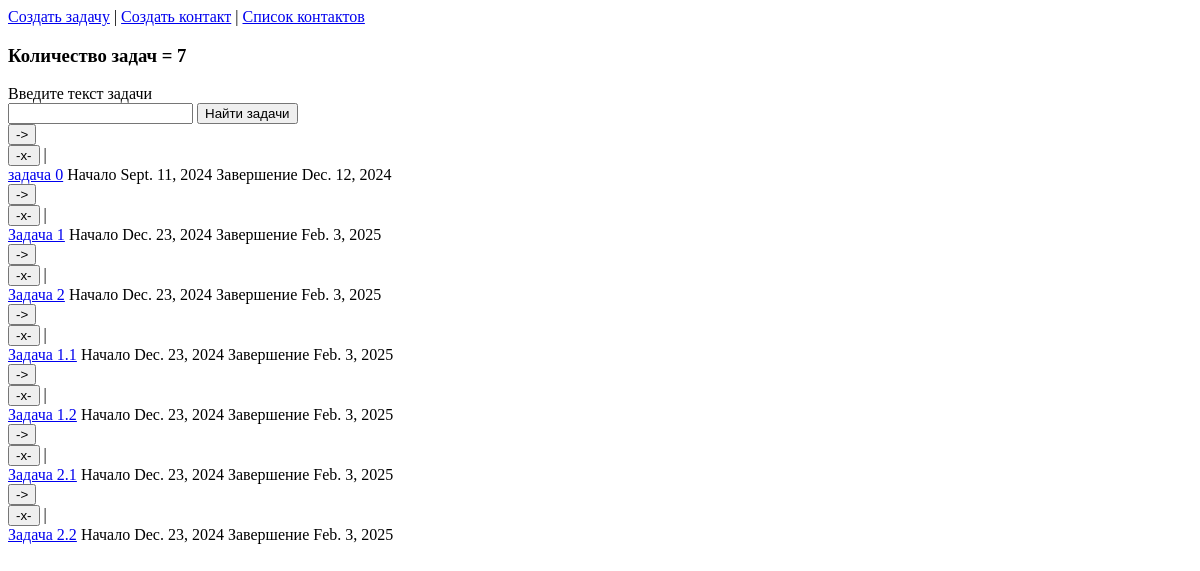
The app's page /, older data.
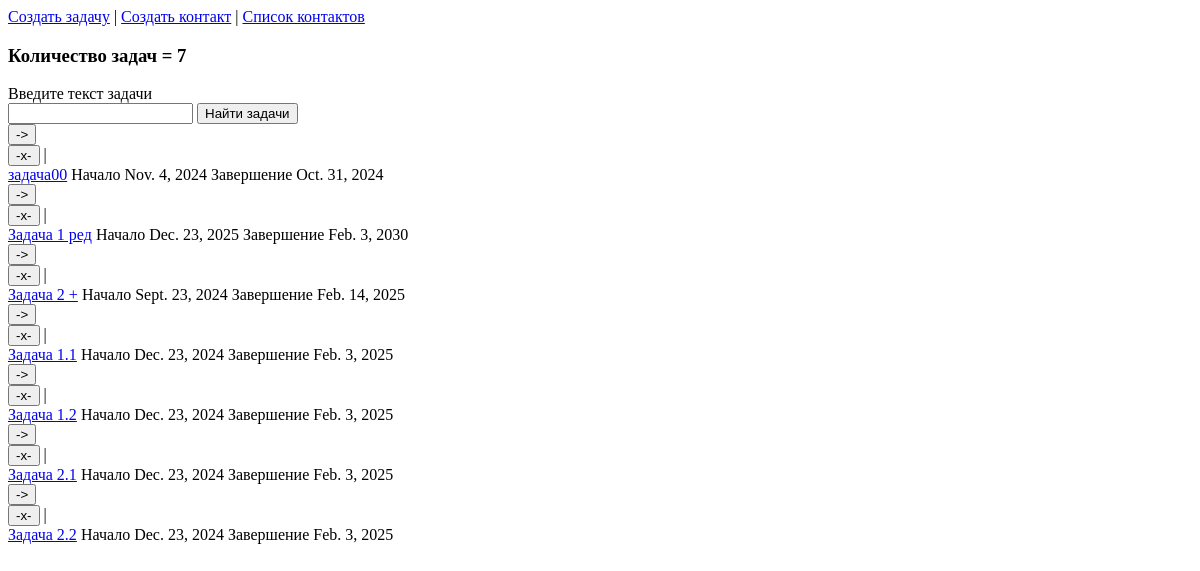
The same page, newer data.
### TaskTreeApp/models.py (models this page shows)
class Tasks(models.Model):
    id = models.UUIDField(primary_key=True, default=uuid.uuid4, editable=False)
    title = models.CharField(max_length=250)
    start = models.DateField(null=True)
    end = models.DateField(null=True)

### TaskTreeApp/views.py (the view)
# urls.py: path('',MainPage),
def MainPage(request):
    FindTitle = ''
    if request.method == 'POST':
        if request.POST.get('btn_find')=='new_find':
            FindTitle = request.POST.get('FindTitle')
        id_del = request.POST.get('btn_del')
        if id_del:
            Tasks.objects.get(id=id_del).delete()
    tasks_lst = Tasks.objects.filter(title__icontains=FindTitle)
    count_tasks = tasks_lst.count()
    if count_tasks == 0:
        PageStr = 'Нет задач соответствующих условиям'
    elif count_tasks > 0:
        PageStr = f'Количество задач = {count_tasks}'
    info_main = {'PageTitle': PageStr, 'tasks_list': tasks_lst,
                 'count_tasks': count_tasks, 'FindTitle': FindTitle}
    return render(request, 'main.html', context=info_main)

### templates/main.html (shortened to what this page needs)
<!DOCTYPE html>
<html lang="en" xmlns="http://www.w3.org/1999/html">
<head>
</head>
<body>
    <a href="/addtask/">Создать задачу</a>
    <a>|</a>
    <a href="/addcontact/">Создать контакт</a>
    <a>|</a>
    <a href="/contacts/">Список контактов</a>
    <h3> {{ PageTitle }} </h3>
    <label for="FindTitle">
        Введите текст задачи
    </label>
    <form method="post">
        <input type="text" id="FindTitle" name="FindTitle" maxlength="50" value="{{ FindTitle }}">
        <button type="submit" name="btn_find" value="new_find">Найти задачи</button>
    </form>
    {% if count_tasks > 0 %}
        {% for task in tasks_list %}
            <div>
                <a href="/edit_task/{{task.id}}/">
                    <button> -> </button>
                </a>
                <form method="post">
                    <button type="submit" name="btn_del" value="{{task.id}}">-x-</button><a> | </a>
                </form>
                <a href="card_task/{{ task.id }}/">{{ task.title }}</a>
                <a>  Начало {{ task.start }} </a>
                <a>  Завершение {{ task.end }} </a>
            </div>
        {% endfor %}
    {% endif %}
</body>
</html>

Row changes from the older to the newer data that the page shows:
changed Tasks: title "задача 0" → "задача00"; start "Sept. 11, 2024" → "Nov. 4, 2024"; end "Dec. 12, 2024" → "Oct. 31, 2024"
changed Tasks: title "Задача 1" → "Задача 1 ред"; start "Dec. 23, 2024" → "Dec. 23, 2025"; end "Feb. 3, 2025" → "Feb. 3, 2030"
changed Tasks: title "Задача 2" → "Задача 2 +"; start "Dec. 23, 2024" → "Sept. 23, 2024"; end "Feb. 3, 2025" → "Feb. 14, 2025"
